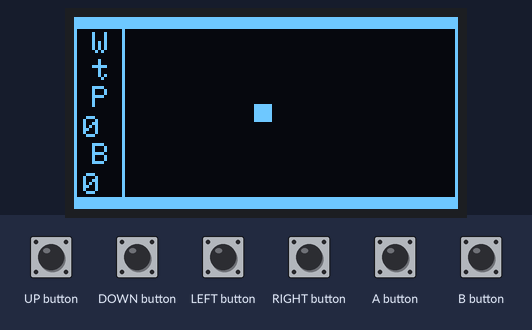
A sketch run on a simulated Arduboy, built with avr-gcc and run on an emulated ATmega32U4. Parts: 128×64 one-colour display. Inputs (shaded band) come from the test bench. Random numbers use the default seed unless the sketch sets one.

Above: at 1.2 s.
1.3 s: UP button pressed for 0.15 s
At 1.46 s:
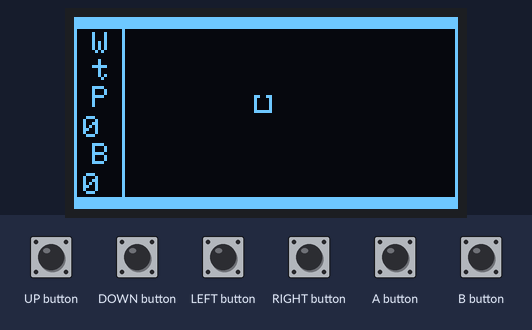
2.0 s: DOWN button pressed for 0.15 s
At 2.16 s:
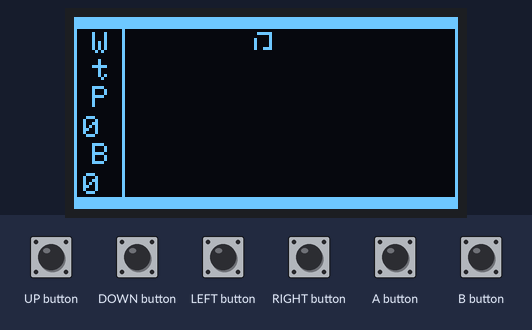
2.7 s: A button pressed for 0.15 s
At 2.76 s:
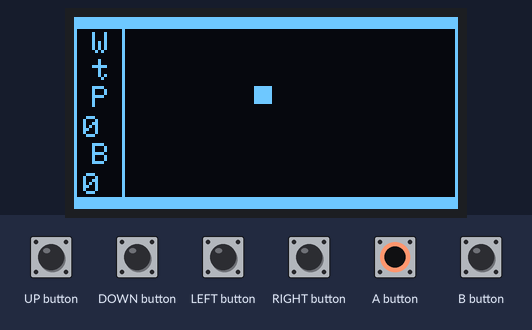
4.3 s: B button pressed for 0.15 s
5.9 s: LEFT button pressed for 0.15 s
At 6.08 s:
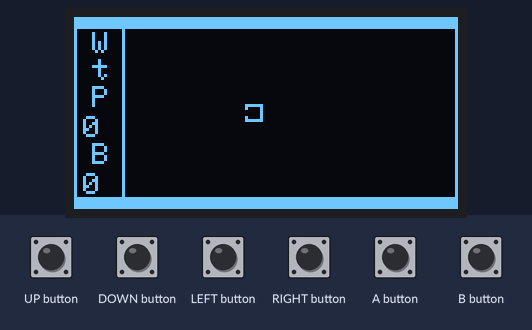
6.6 s: RIGHT button pressed for 1 s
At 7.39 s:
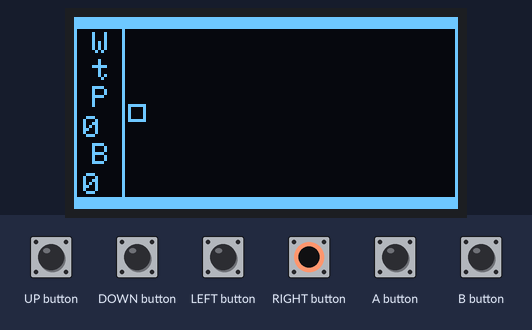
Timing chart, 0 to 9.2 s (numbered marks = the images above; inputs shaded):
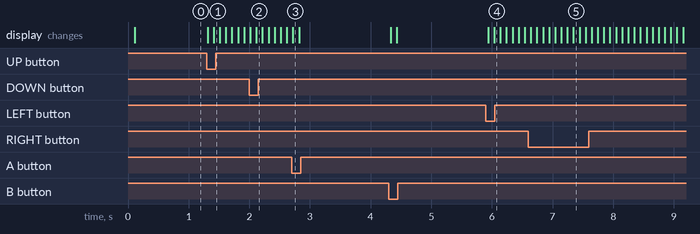

Measured:
- after the input at 1.3 s, the display: first changes at once (image 1 shows a later state)
- after the input at 5.9 s, the display: first changes at once (image 4 shows a later state)

The sketch:

snake.ino
```cpp
#include <Arduboy.h>

Arduboy arduboy;
// 128x64

byte x;
byte y;
byte xant;
byte yant;
byte vx;
byte vy;
byte vxant;
byte vyant;
int fx = 0;
int fy = 0;
int points = 1;
int best = 0;
long colfood;
long rowfood;
int tail[101][2];
int itail = 0;
bool booltail = false;
bool walls = true;
#define X_MAX (WIDTH - 10)
#define Y_MAX (HEIGHT - 12)


void foodLocation(int & fx, int & fy) {
  int cols = (WIDTH - 5) / 6;
  int rows = (HEIGHT - 4) / 6;
  colfood = random(3, cols);
  rowfood = random(1, rows) - 1;
  fx = colfood * 6 + 5 + 1;
  fy = rowfood * 6 + 4 + 1;
}

void setup() {
  arduboy.begin();
  arduboy.setFrameRate(10);

  foodLocation(fx, fy);
  x = (128 / 2) - 4;
  y = (64 / 2) - 3;
  vx = 0;
  vy = 0;
}

void loop() {
  arduboy.clear();

  // pause render until it's time for the next frame
  if (!(arduboy.nextFrame()))
    return;;

  if (yant != y || xant != x) {
    yant = y;
    xant = x;
    booltail = true;
  }else{booltail = false;}

  if(walls){
    if ( y <= 5) {
      vy = 0;
    }
    if (x <= 18) {
      vx = 0;
    }
    if (x >= X_MAX) {
      vx = 0;
    }
    if (y >= Y_MAX) {
      vy = 0;
    }
  }else{
    if (x <= 15) {
      x = 120;
    }
    if (x >= 122) {
      x = 18;
    }
    if (y >= 55) {
      y = 5;
    }
    if ( y <= 4) {
      y = 53;
    }
    if (fx == x && fy == y) {
    foodLocation(fx, fy);
    points++;

    }
  }
  arduboy.fillRect(x, y, 6, 6, 1);

  if (arduboy.pressed(B_BUTTON)) {
    if(walls){
    walls = false;
    }else{
    walls = true;}
  }

  if (arduboy.pressed(A_BUTTON)) {
    vx = 0;
    vy = 0;
  }
  if (vx == 0) {
    if (arduboy.pressed(RIGHT_BUTTON)) {
      vx = 3;
      vy = 0;
    }
    if (arduboy.pressed(LEFT_BUTTON)) {
      vx = -3;
      vy = 0;
    }
  }
  if (vy == 0) {
    if ((arduboy.pressed(UP_BUTTON))) {
      vy = -3;
      vx = 0;
    }
    if ((arduboy.pressed(DOWN_BUTTON))) {
      vy = 3;
      vx = 0;
    }
  }

  if(booltail && points>0){
    for (int i = 0; i < points; i++) {
        tail[i][0] = tail[i + 1][0];
        tail[i][1] = tail[i + 1][1];
    }
    tail[points - 1][0] = x;
    tail[points - 1][1] = y;
  }

  if(vx==3){
    arduboy.drawLine(x+6, y+2, x+7, y+2, 2);
    arduboy.drawLine(x+6, y+3, x+7, y+3, 2);
  }
  if(vx>100){
    arduboy.drawLine(x, y+2, x-2, y+2, 2);
    arduboy.drawLine(x, y+3, x-2, y+3, 2);
  }
  if(vy==3){
    arduboy.drawLine(x,y, x+3, y+7, 2);
    arduboy.drawLine(x,y, x+2, y+7, 2);
  }
  if(vy>100){
    arduboy.drawLine(x+3, y, x+3, y-2, 2);
    arduboy.drawLine(x+2, y, x+2, y-2, 2);
  }

  x = x + vx;
  y = y + vy;


  if (fx == x && fy == y) {
    foodLocation(fx, fy);
    points++;

  }

  for (int i = 0; i < points; i++) {
    if(tail[i][0] == x && tail[i][1] == y){
      memset(tail,0,sizeof(tail));
      if(best<points-1){
        best =  points - 1;
      }
      points = 1;
      x = (128 / 2) - 4;
      y = (64 / 2) - 3;
      vx = 0;
      vy = 0;
    }

    arduboy.fillRect(tail[i][0]+1, tail[i][1]+1, 4, 4, 2);
  }


  arduboy.fillRect(fx + 1, fy + 1, 4, 4, 2);
  arduboy.drawRect(0, 0, 17, 64, 1);
  arduboy.drawRect(0, 0, 128, 64, 1);
  arduboy.drawRect(0, 1, 128, 62, 1);
  arduboy.drawRect(0, 2, 128, 60, 1);
  arduboy.drawRect(0, 3, 128, 58, 1);
  arduboy.setCursor(6, 5);
  arduboy.setTextSize(1);
  arduboy.print(F("W"));
  if(walls){
    arduboy.setCursor(6, 14);
    arduboy.setTextSize(1);
    arduboy.print(F("t"));
  }else{
    arduboy.setCursor(6, 14);
    arduboy.setTextSize(1);
    arduboy.print(F("f"));
  }
  arduboy.setCursor(6, 23);
  arduboy.setTextSize(1);
  arduboy.print(F("P"));
  arduboy.setCursor(3, 33);
  arduboy.setTextSize(1);
  arduboy.print(points - 1);
  arduboy.setCursor(6, 42);
  arduboy.setTextSize(1);
  arduboy.print(F("B"));
  if ( y > 254) {
      y = 53;
  }
  arduboy.setCursor(3, 52);
  arduboy.setTextSize(1);
  arduboy.print(best);

  arduboy.display();
}
```
